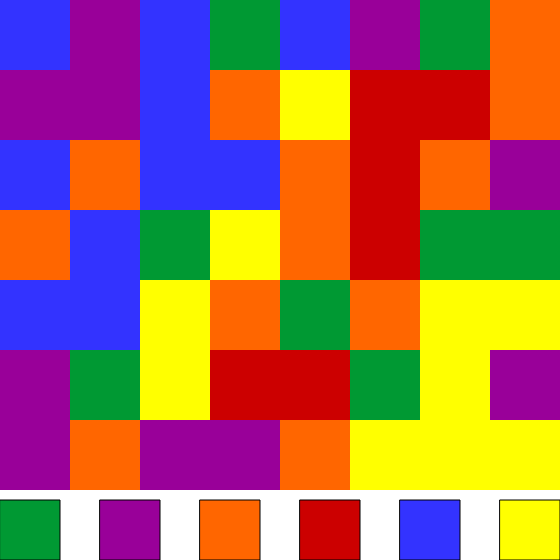
Frame 1 (no input)
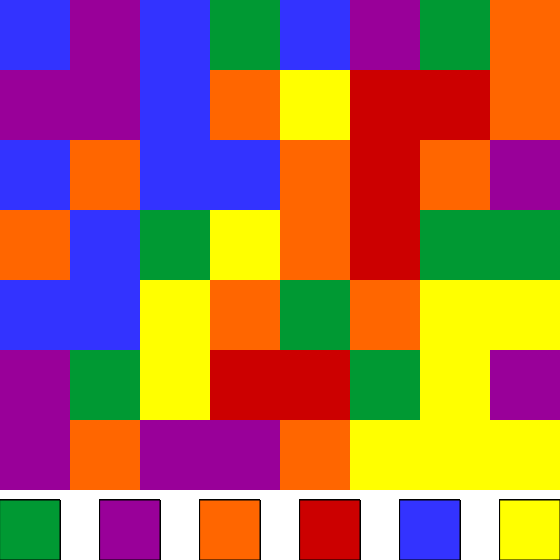
Frame 60 (no input)
Frame 120 (the mouse pressed at the canvas centre since frame 60): identical to frame 60, image omitted

The p5.js sketch that drew these frames (run headless with seeded random() and noise() and a simulated clock; from frame 60 on, the mouse is pressed at the canvas centre):

// p5.js sketch
// ── sketch.js
function setup() {
  c = createCanvas(560+1,490+70+1);
  windowResized();
  colours = [[0,153,51],[153,0,153],[255, 102, 0],[204,0,0],[51,51,255],[255,255,0]];
  setupBoard();
}


function draw() {
  drawBoard();
}

function windowResized() {
  c.position((windowWidth-width)/2,(windowHeight-height)/2);
}


function mouseReleased() {
  if (mouseY>height-60) {
    for(i=0;i<6;i++) {
      if(mouseX>i*70+i*30 && mouseX<i*70+i*30+60) {
        flood([0,board[0].length-1],board[0][board[0].length-1],i);
        return
      }
    }
  }
}

function mousePressed() {
  return false;
}

function flood(node, target, replacement) {
  if (board[node[0]][node[1]] === i) {
    return
  }
  if (board[node[0]][node[1]] !== target){
    return
  }
  board[node[0]][node[1]] = replacement;
  try{
  flood([node[0]+1,node[1]],target,replacement);
  }catch(err){}
  try{
  flood([node[0]-1,node[1]],target,replacement);
  }catch(err){}
  try{
  flood([node[0],node[1]+1],target,replacement);
  }catch(err){}
  try{
  flood([node[0],node[1]-1],target,replacement);
  }catch(err){}
  return
}

// ── board.js
function setupBoard() {
  board = [];
  for (x=0;x<8;x++) {
    board.push([]);
    for (y=0;y<7;y++) {
      board[x].push(floor(random(colours.length)));
    }
  }
}

function drawBoard() {
  noStroke();
  for (x=0;x<8;x++) {
    for (y=0;y<7;y++) {
      fill(colours[board[x][y]]);
      rect(x*70,y*70,70,70);
    }
  }
  strokeWeight(1)
  stroke(0)
  for (i=0;i<6;i++){
    fill(colours[i]);
    rect((i*60)+(i*40),height-61,60,60)
  }
}
